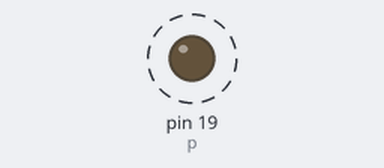
A sketch run on a simulated Arduino Uno, built with avr-gcc and run on an emulated ATmega328P. Parts: output pins drawn as LEDs (lit = HIGH). Dashed ring = blinking. What the sketch prints to the serial monitor is not drawn.

Above: at 0.5 s.
Timing chart, 0 to 4.6 s (numbered marks = the images above):
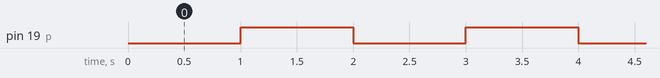

The sketch:

simple_led_blink.ino
```cpp
int p=19;
void setup() {
  // put your setup code here, to run once:
   pinMode(p,OUTPUT);
   Serial.begin(9600);
}

void loop() {
  // put your main code here, to run repeatedly:


  Serial.println("Turning relay ON");
  digitalWrite(p,LOW);

  delay(1000);
  Serial.println("Turning relay OFF");

  digitalWrite(p,HIGH);
 delay(1000);
}
```

Measured:
- by itself, pin 19 (p): alternates HIGH for 1.0 s and LOW for 1.0 s
